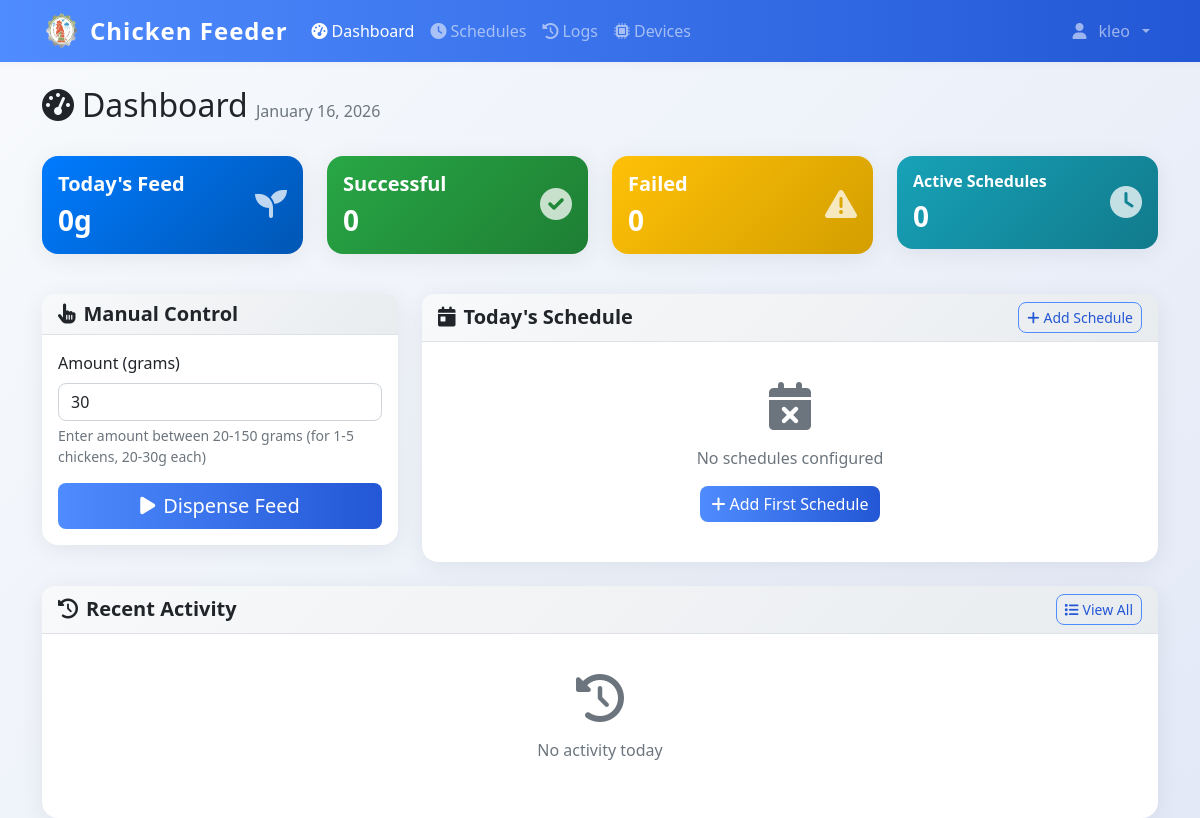
/dashboard (signed in), run on an earlier commit of the app's database.
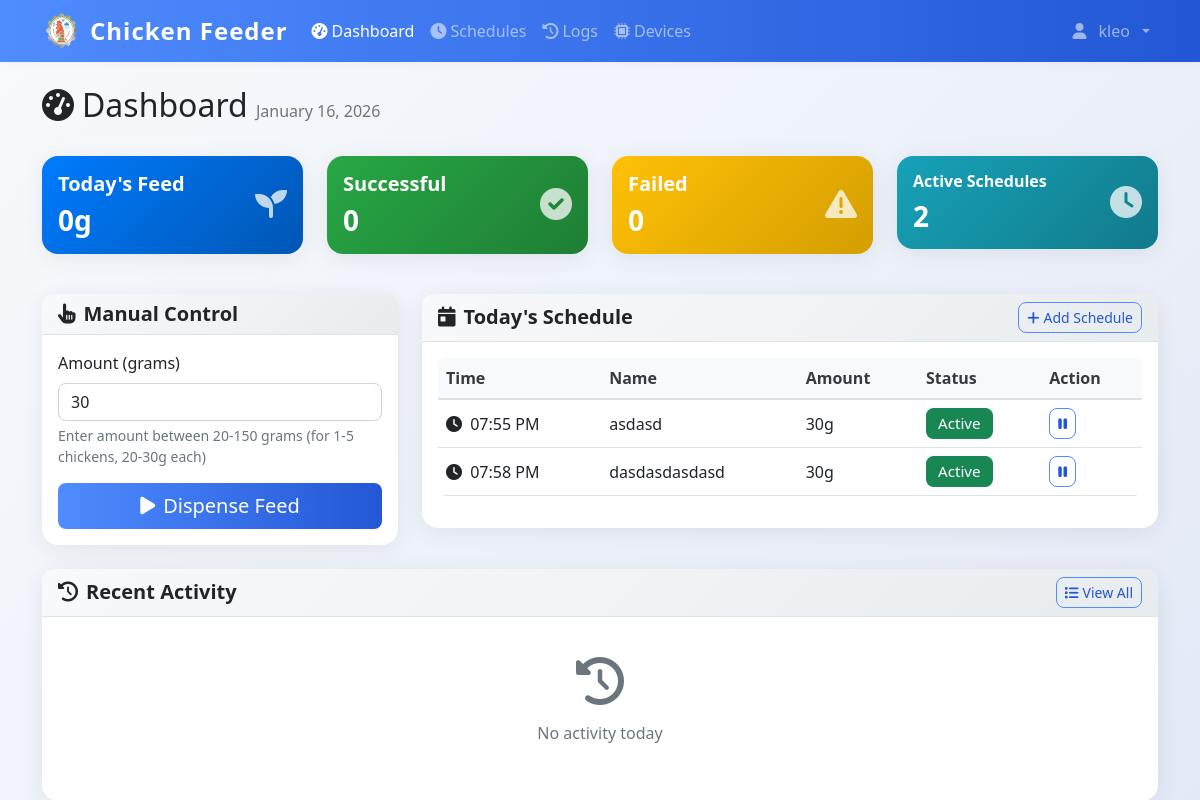
And on a later commit of the database.
### models.py (models this page shows)
class FeedSchedule(db.Model):
    id = db.Column(db.Integer, primary_key=True)
    name = db.Column(db.String(100), nullable=False)
    feed_time = db.Column(db.Time, nullable=False)
    amount_grams = db.Column(db.Integer, nullable=False)
    is_active = db.Column(db.Boolean, default=True)
    created_by = db.Column(db.Integer, db.ForeignKey('user.id'), nullable=False)
    created_at = db.Column(db.DateTime, default=datetime.utcnow)
    user = db.relationship('User', backref=db.backref('schedules', lazy=True))

### app.py (the view)
@app.route('/dashboard', methods=['GET', 'POST'])
@login_required
def dashboard():
    today_schedules = FeedSchedule.query.filter_by(created_by=current_user.id, is_active=True).order_by(FeedSchedule.feed_time).all()
    today_start = datetime.now().replace(hour=0, minute=0, second=0, microsecond=0)
    today_logs = DispenseLog.query.filter(
        DispenseLog.timestamp >= today_start,
        DispenseLog.triggered_by == current_user.id
    ).order_by(DispenseLog.timestamp.desc()).all()
    total_today = sum(log.amount_grams for log in today_logs if log.status == 'success')
    return render_template('dashboard.html',
                         schedules=today_schedules,
                         logs=today_logs,
                         total_today=total_today)

### app.py (called while the page is built)
@login_manager.user_loader
def load_user(user_id):
    return db.session.get(User, int(user_id))

@app.context_processor
def inject_datetime():
    return {'datetime': datetime}

@app.before_request
def restrict_admin_from_user_pages():
    if current_user.is_authenticated and getattr(current_user, 'is_admin', False):
        admin_paths = ['/admin', '/admin/', '/admin/dashboard', '/admin/config', '/admin/create', '/admin/feed-ratio']
        if not any(request.path.startswith(p) for p in admin_paths):
            if not request.path.startswith('/static') and not request.path.startswith('/logout'):
                return redirect(url_for('admin.dashboard'))

### templates/dashboard.html (shortened to what the changed rows need)
{% extends "base.html" %}
{% block content %}
<div class="container mt-4">
    <div class="row mb-4">
    <div class="col">
        <h1 class="h2">
            <i class="fas fa-tachometer-alt me-2"></i>Dashboard
            <span class="text-muted fs-6">{{ datetime.now().strftime('%B %d, %Y') }}</span>
        </h1>
    </div>
</div>
<div class="row mb-4">
    <div class="col-md-3 mb-3">
        <div class="card bg-info text-white">
            <div class="card-body">
                <div class="d-flex justify-content-between">
                    <div>
                        <h5 class="card-title fs-6">Active Schedules</h5>
                        <h3 class="mb-0">{{ schedules|selectattr('is_active')|list|length }}</h3>
                    </div>
                </div>
            </div>
        </div>
    </div>
</div>
<div class="row">
    <div class="col-lg-8 mb-4">
        <div class="card">
            <div class="card-body">
                {% if schedules %}
                <div class="table-responsive">
                    <table class="table table-hover">
                        <thead>
                            <tr>
                                <th>Time</th>
                                <th>Name</th>
                                <th>Amount</th>
                                <th>Status</th>
                                <th>Action</th>
                            </tr>
                        </thead>
                        <tbody>
                            {% for schedule in schedules %}
                            <tr>
                                <td>
                                    <i class="fas fa-clock me-1"></i>
                                    {{ schedule.feed_time.strftime('%I:%M %p') }}
                                </td>
                                <td>{{ schedule.name }}</td>
                                <td>{{ schedule.amount_grams }}g</td>
                                <td>
                                    {% if schedule.is_active %}
                                        <span class="badge bg-success">Active</span>
                                    {% else %}
                                        <span class="badge bg-secondary">Inactive</span>
                                    {% endif %}
                                </td>
                                <td>
                                    <button class="btn btn-sm btn-outline-primary"
                                            onclick="toggleSchedule({{ schedule.id }})">
                                        {% if schedule.is_active %}
                                            <i class="fas fa-pause"></i>
                                        {% else %}
                                            <i class="fas fa-play"></i>
                                        {% endif %}
                                    </button>
                                </td>
                            </tr>
                            {% endfor %}
                        </tbody>
                    </table>
                </div>
                {% else %}
                <div class="text-center text-muted py-4">
                    <i class="fas fa-calendar-times fa-3x mb-3"></i>
                    <p>No schedules configured</p>
                    <a href="{{ url_for('add_schedule') }}" class="btn btn-primary">
                        <i class="fas fa-plus me-1"></i>Add First Schedule
                    </a>
                </div>
                {% endif %}
            </div>
        </div>
    </div>
</div>
</div>
{% endblock %}

What changed in the data, as far as the page shows it:
now on this page (row edited): FeedSchedule: feed_time "07:55 PM", name "asdasd", amount_grams "30", is_active "Active"
now on this page (row edited): FeedSchedule: feed_time "07:58 PM", name "dasdasdasdasd", amount_grams "30", is_active "Active"
Also different on the page:
{{ schedules|selectattr('is_active')|list|length }}: "0" → "2"
text no longer shown: "No schedules configured Add First Schedule"
text now shown: "Time Name Amount Status Action"
